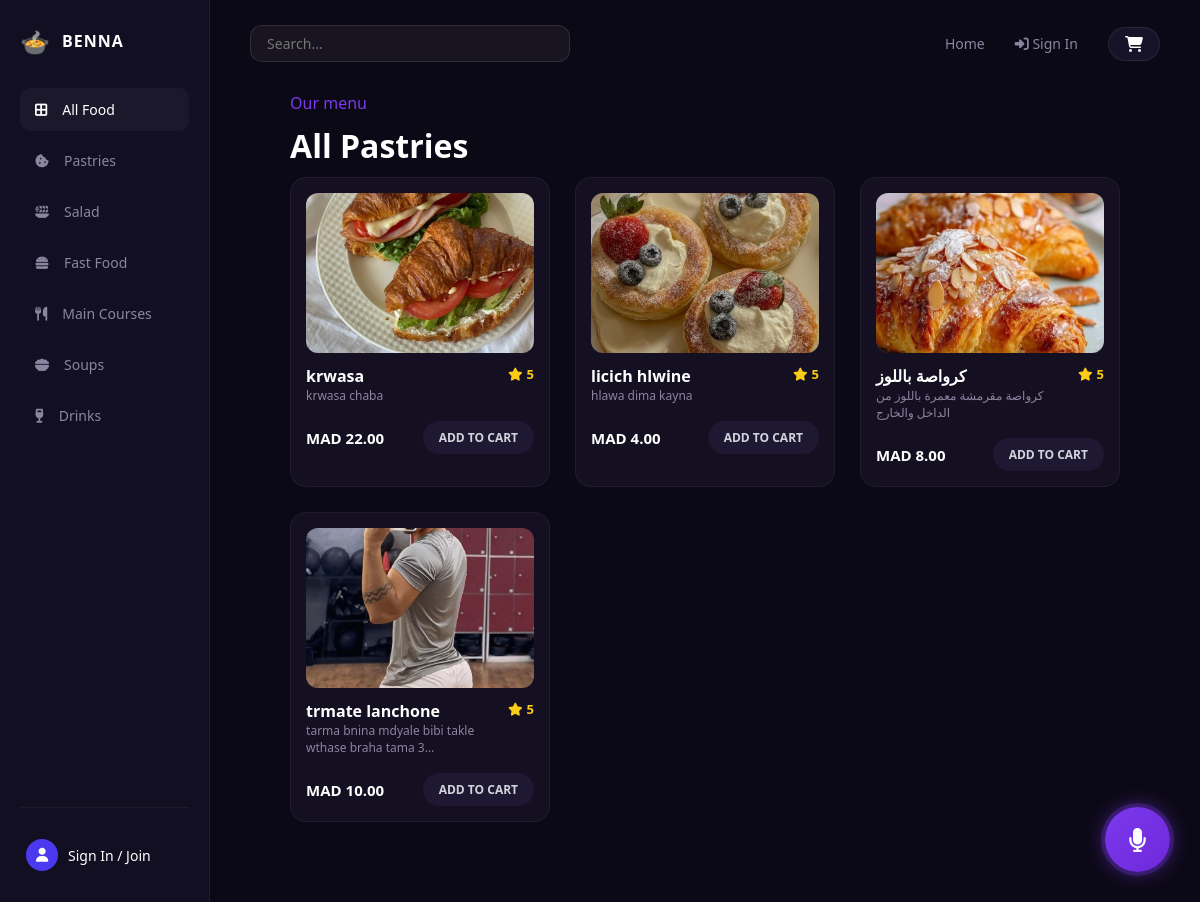
Screenshot of /pastries/ with the database file from the repository.
### product/models.py (models this page shows, shortened)
class FoodItem(models.Model):
  choice = [
      ('Pastries','Pastries'),
      ('Salad','Salad'),
      ('Fast Food','Fast Food'),
      ('Main courses', 'Main courses'),
      ('Soups','Soups'),
      ('Drinks','Drinks'),
  ]
  category = models.CharField(max_length=100, choices=choice)
  name = models.CharField(max_length=200)
  description = models.TextField(blank=True, null=True)
  price = models.DecimalField(max_digits=6, decimal_places=2)
  image = models.ImageField(upload_to='food_images/', blank=True, null=True)
  image2 = models.ImageField(upload_to='food_images/', blank=True, null=True)
  image3 = models.ImageField(upload_to='food_images/', blank=True, null=True)
  image4 = models.ImageField(upload_to='food_images/', blank=True, null=True)
  rating = models.PositiveIntegerField(default=5)
  reviews_count = models.PositiveIntegerField(default=128)
  is_chef_special = models.BooleanField(default=False)

### product/views.py (the view)
# urls.py: path('pastries/', views.pastries, name='pastries'),
def pastries(request):
    query = request.GET.get('q')
    if query:
        data = FoodItem.objects.filter(
            Q(category='Pastries') &
            (Q(name__icontains=query) | Q(description__icontains=query))
        )
    else:
        data = FoodItem.objects.filter(category='Pastries')
    context = {'data': data, 'query': query}
    return render(request, 'pages/pastries.html', context)

### orders/context_processors.py (called while the page is built)
def cart_unseen_count(request):
    if request.user.is_authenticated:
        count = Order.objects.filter(user=request.user, is_seen=False).count()
        return {'unseen_orders_count': count}
    return {'unseen_orders_count': 0}

### templates/pages/pastries.html
{% extends 'pages/all.html' %}
{% block more %}
<h1 style="padding:0 0 10px 0;">All Pastries</h1>
{% endblock more %}

### templates/pages/all.html
{% extends 'base.html' %}
{% load static %}
{% block content %}
<div class="content-body">
    <p style="color:#7c3aed;padding:5px 0 10px 0;">Our menu</p>
    {% block more %}
    {% endblock more %}
    <div class="food-grid">
        {% for x in data %}
        <div class="food-card">
            <a href="{% url 'product_detail' x.id %}" class="food-img-container">
                {% if x.image %}
                    <img src="{{ x.image.url }}" alt="{{ x.name }}">
                {% else %}
                    <img src="{% static 'images/default.png' %}" alt="{{ x.name }}">
                {% endif %}
            </a>
            <div class="food-info">
                <div>
                    <a href="{% url 'product_detail' x.id %}" style="text-decoration: none; color: inherit;">
                        <div class="food-title">{{ x.name }}</div>
                    </a>
                    <div class="food-desc">{{ x.description|truncatechars:50 }}</div>
                </div>
                <div class="food-rating"><i class="fa-solid fa-star"></i> {{ x.rating }}</div>
            </div>
            <div class="food-footer">
                <div class="food-price">MAD {{ x.price }}</div>
                {% if request.user.is_authenticated %}
                    <button class="add-to-cart-btn" type="button" onclick="openCartModal('{{ x.id }}')">
                        ADD TO CART
                    </button>
                {% else %}
                    <a href="{% url 'login' %}?next={{ request.path }}" class="add-to-cart-btn" style="text-decoration: none; display: inline-block; text-align: center;">
                        ADD TO CART
                    </a>
                {% endif %}
            </div>
        </div>
        {% empty %}
            <div class="no-data" style="grid-column: 1 / -1; text-align: center; padding: 40px;">
                <p>No Dishes Available Here Yet!</p>
            </div>
        {% endfor %}
    </div>
</div>
{% endblock content %}

### project/static/css/style.css (style rules this page uses)
* { margin: 0; padding: 0; box-sizing: border-box; font-family: 'Segoe UI', Tahoma, Geneva, Verdana, sans-serif; }
body { background-color: #0c0916; color: #ffffff; display: flex; height: 100vh; overflow: hidden; }
.content-body { padding: 0 40px 40px 40px; }
.food-grid { display: grid; grid-template-columns: repeat(3, 1fr); gap: 25px; }
.food-card { background-color: #141021; border: 1px solid rgba(255, 255, 255, 0.05); border-radius: 16px; overflow: hidden; padding: 15px; display: flex; flex-direction: column; gap: 12px; transition: transform 0.2s; }
.food-img-container { width: 100%; height: 160px; border-radius: 12px; overflow: hidden; background-color: #1e1832; }
.food-img-container img { width: 100%; height: 100%; object-fit: cover; }
.food-info { display: flex; justify-content: space-between; align-items: flex-start; }
.food-title { font-size: 16px; font-weight: 600; color: white; }
.food-rating { display: flex; align-items: center; gap: 4px; font-size: 13px; color: #facc15; font-weight: 600; }
.food-desc { font-size: 12px; color: #8b85a0; }
.food-footer { display: flex; justify-content: space-between; align-items: center; margin-top: 5px; }
.food-price { font-size: 15px; font-weight: bold; color: white; }
.add-to-cart-btn { background-color: #1e1832; color: #d1d5db; border: none; padding: 8px 16px; border-radius: 20px; font-size: 12px; font-weight: 600; cursor: pointer; transition: 0.2s; }

### rows the page displays
FoodItem: image (picture), name "krwasa", description "krwasa chaba", rating "5", price "22.00"
FoodItem: image (picture), name "licich hlwine", description "hlawa dima kayna", rating "5", price "4.00"
FoodItem: image (picture), name "كرواصة باللوز", description "كرواصة مقرمشة معمرة باللوز من الداخل والخارج", rating "5", price "8.00"
FoodItem: image (picture), name "trmate lanchone", description "tarma bnina mdyale bibi takle wthase braha tama 3…", rating "5", price "10.00"
